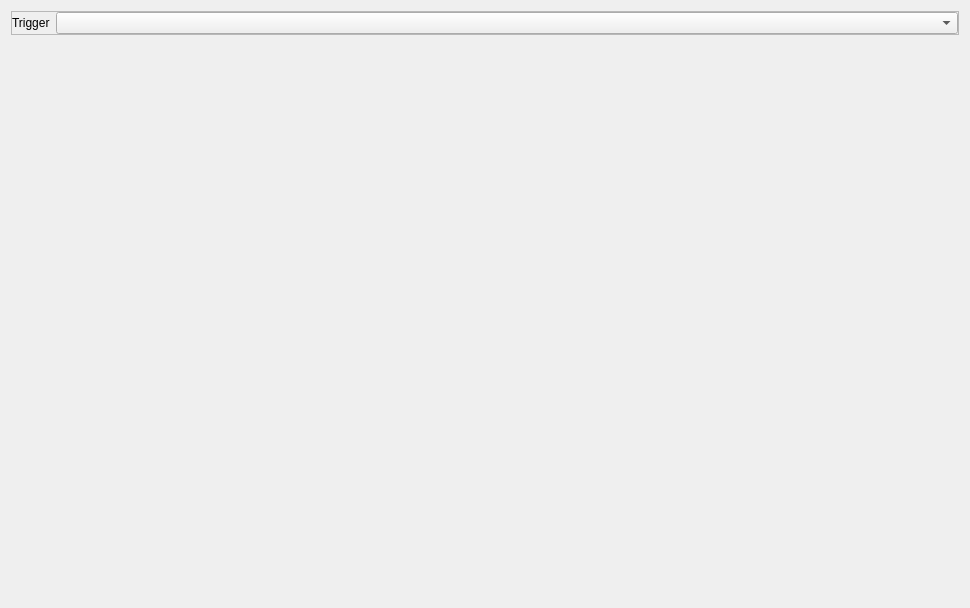
<?xml version="1.0" encoding="UTF-8"?>
<ui version="4.0">
 <class>Dialog</class>
 <widget class="QDialog" name="Dialog">
  <property name="geometry">
   <rect>
    <x>0</x>
    <y>0</y>
    <width>970</width>
    <height>608</height>
   </rect>
  </property>
  <property name="windowTitle">
   <string>Dialog</string>
  </property>
  <layout class="QVBoxLayout" name="verticalLayout" stretch="0,0">
   <item>
    <widget class="QFrame" name="frame_9">
     <property name="sizePolicy">
      <sizepolicy hsizetype="Expanding" vsizetype="Fixed">
       <horstretch>0</horstretch>
       <verstretch>0</verstretch>
      </sizepolicy>
     </property>
     <property name="frameShape">
      <enum>QFrame::Shape::StyledPanel</enum>
     </property>
     <property name="frameShadow">
      <enum>QFrame::Shadow::Raised</enum>
     </property>
     <layout class="QHBoxLayout" name="horizontalLayout_12" stretch="0,10">
      <property name="leftMargin">
       <number>0</number>
      </property>
      <property name="topMargin">
       <number>0</number>
      </property>
      <property name="rightMargin">
       <number>0</number>
      </property>
      <property name="bottomMargin">
       <number>0</number>
      </property>
      <item>
       <widget class="QLabel" name="label_6">
        <property name="styleSheet">
         <string notr="true">font: 700 9pt &quot;Segoe UI&quot;;</string>
        </property>
        <property name="text">
         <string>Trigger</string>
        </property>
       </widget>
      </item>
      <item>
       <widget class="QComboBox" name="comboBox_3"/>
      </item>
     </layout>
    </widget>
   </item>
   <item>
    <widget class="QStackedWidget" name="stackedWidget">
     <property name="sizePolicy">
      <sizepolicy hsizetype="Expanding" vsizetype="Expanding">
       <horstretch>0</horstretch>
       <verstretch>0</verstretch>
      </sizepolicy>
     </property>
     <property name="frameShadow">
      <enum>QFrame::Shadow::Sunken</enum>
     </property>
     <property name="midLineWidth">
      <number>-10</number>
     </property>
     <property name="currentIndex">
      <number>-1</number>
     </property>
    </widget>
   </item>
  </layout>
 </widget>
 <resources/>
 <connections/>
</ui>
